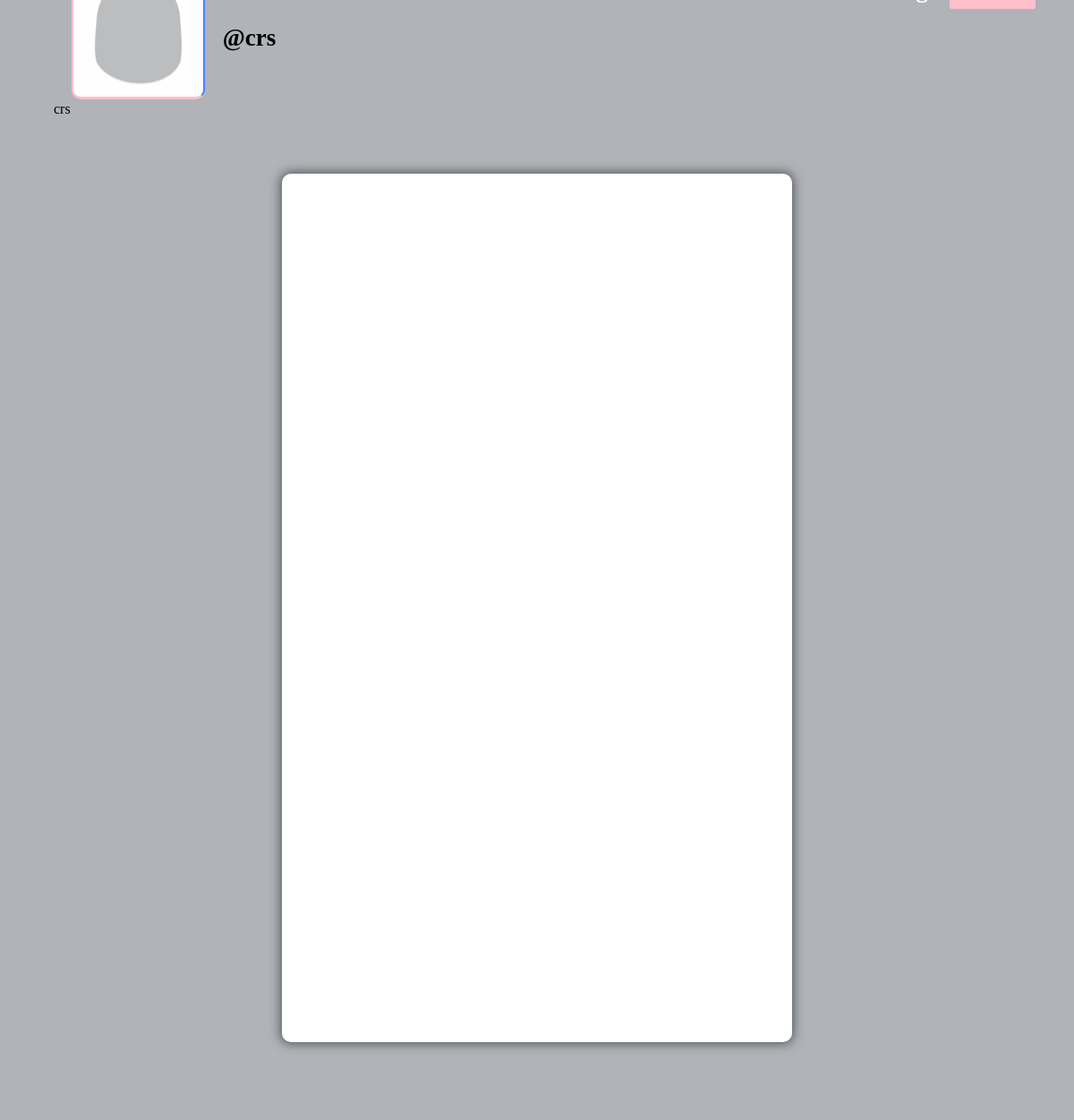
/profile/crs (signed in), run on the app's committed database.
### core/models.py (models this page shows, shortened)
class Profile(models.Model):
    user = models.ForeignKey(User,on_delete=models.CASCADE)
    id_user = models.IntegerField()
    bio = models.TextField(blank=True)
    profileimg = models.ImageField(upload_to='profile_image' , default='profile-image.png')
    location = models.CharField(max_length=100,blank=True)

### core/views.py (the view)
# urls.py: path('profile/<str:pk>', views.profile,name='profile'),
@login_required(login_url='signin')
def profile(request,pk):
    user_object = User.objects.get(username=pk)
    user_profile = Profile.objects.get(user=user_object)
    user_posts = Post.objects.filter(user=pk)
    follower = request.user.username
    user=pk
    if FollowersCount.objects.filter(follower=follower,user=user).first():
        button_text = 'Unfollow'
    else:
        button_text = 'follow'
    user_followers = len(FollowersCount.objects.filter(user=pk))
    user_following = len(FollowersCount.objects.filter(follower=pk))
    context = {
        'button_text':button_text,
        'user_object':user_object,
        'user_profile':user_profile,
        'user_posts':user_posts,
        'user_followers':user_followers,
        'user_following':user_following,
    }
    return render(request,'profile.html',context)

### templates/profile.html (shortened to what this page needs)
{% load static %}
<!DOCTYPE html>
<html lang="en">
<head>
    <link rel="stylesheet" href="{% static 'css/main.min.css' %}">
    <link rel="stylesheet" href="{% static 'css/style.css' %}">
    <link rel="stylesheet" href="{% static 'css/color.css' %}">
    <link rel="stylesheet" href="{% static 'css/responsive.css' %}">
</head>
<body>
	<section>
			<div class="feature-photo">
				<figure><img src="{% static 'images/resources/timeline-1.jpg' %}" alt=""></figure>
				<form action="/follow" method='POST'>
					<div class="add-btn">
					{% if user_object.username == user.username %}
						<a href="/settings" data-ripple="">Settings Acount</a>
					{% else %}
						<a href="" data-ripple=""><button type="submit" style="background-color: #ffc0cb; border: #ffc0cb;">{{button_text}}</button></a>
					{% endif %}
					</div>
				</form>
				<div class="container-fluid">
					<div class="row merged">
						<div class="col-lg-2 col-sm-3">
							<div class="user-avatar">
								<figure>
									<img src="{{user_profile.profileimg.url}}" style="height: 250px; width: 100%;" alt="">
								</figure>
							</div>
						</div>
						<div class="col-lg-10 col-sm-9">
							<div class="timeline-info">
								<ul>
									<li class="admin-name">
									  <h5 style="color: black;white-space: nowrap; width: 110px; font-size: 27px;"><b>@{{user_object}}</b></h5>
									</li>
								</ul>
							</div>
						</div>
					</div>
				</div>
			</div>
		</section>
		<section>
			<div class="bio">
				{{user_profile.bio}}
			</div>
		</section>
	<section>
		<div class="gap gray-bg">
			<div class="container-fluid">
				<div class="row">
					<div class="col-lg-12">
						<div class="row" id="page-contents">
							<div class="col-lg-3">
								<aside class="sidebar static">
								</aside>
							</div>
							<div class="col-lg-6">
								<div class="central-meta">
								</div>
							</div>
							<div class="col-lg-3">
								<aside class="sidebar static">
								</aside>
							</div>
						</div>
					</div>
				</div>
			</div>
		</div>
	</section>
</body>
</html>

### static/css/color.css (style rules this page uses)
#nprogress .bar, .timeline-info > ul li a::before, .add-btn > a, .activitiez > li::before, form button, .colla-apps > li a:hover, a.underline:before, .setting-row input:checked + label, .user-avatar:hover .edit-phto, .error-meta > a, .color-bg, .add-butn, .nav.nav-tabs.likes-btn > li a.active, a.dislike-btn, .drop > a:hover, .btn-view.btn-load-more:hover, .accordion .card h5 button[aria-expanded="true"], .chat-head, .f-page > figure em, .inbox-panel-head > ul > li > a, .nav-tabs--left .nav-link.active, .nav-tabs--left .nav-link.active:hover, footer .widget-title h4::before, #topcontrol, .sidebar .widget-title::before, .f-title::before, .g-post-classic > figure > i::after, .purify > a, .help-list > a:hover, .open-position::before, .info > a, .category-box:hover, .category-box.selected, a.main-btn, .section-heading::before, .getquot-baner, .more-branches > h4::before, .is-helpful > a, .cart-optionz > li > a:hover, .paginationz > li a:hover, .paginationz > li a.active, .shopping-cart, a.btn2:hover, .form-submit > input[type="submit"], button.submit-checkout, .delete-cart:hover, .proceed .button, .amount-area .update-cart, a.addnewforum, .apply-bttons > a { background: orange; }

### static/css/responsive.css (style rules this page uses)
@media screen and (max-width: 1281px) and (min-width: 1024px) { .timeline-info { line-height: 51px; } }
@media screen and (max-width: 1281px) and (min-width: 1024px) { .timeline-info .admin-name > h5 { font-size: 20px; } }
@media screen and (max-width: 1281px) and (min-width: 1024px) { .user-avatar { width: 80.2% } }

### data on the page
Profile: profileimg (picture), bio "crs"

### other printed values
{{ user_object }} "crs"
